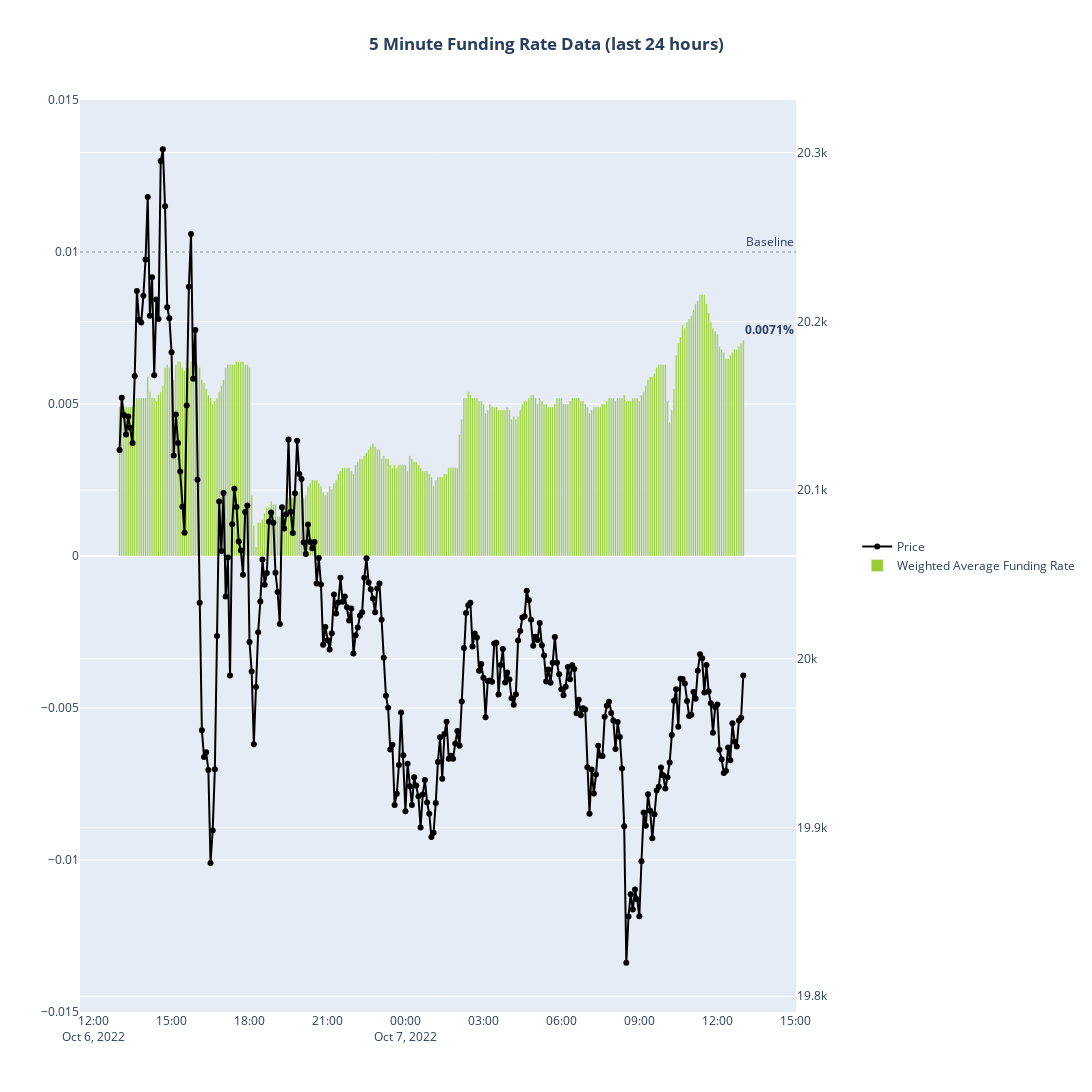

The cell this chart's notebook holds for it:
### Code cell
df = read_csv_sftp('IP_ADDRESS', 'gustavo', '/home/gustavo/btc_futures_data/minute_funding_rate.csv')
#df = pd.read_csv('minute_funding_rate.csv')

df['date'] = pd.to_datetime(df['date'])
df['date'] = df['date'].dt.tz_localize('UTC').dt.tz_convert('Europe/Budapest')

df.set_index('date', inplace=True)

#df.head()

mask_usdt = df['type'] == 'USDT'
mask_token = df['type'] == 'TOKEN'

se_usdt_weighted_mean_funding_rate = df[mask_usdt]['weighted_mean_funding_rate']
se_token_weighted_mean_funding_rate = df[mask_token]['weighted_mean_funding_rate']

se_weighted_mean_funding_rate = round((se_token_weighted_mean_funding_rate + se_usdt_weighted_mean_funding_rate) / 2, 4)


# Chart config

# date filter
h = 24
date_filter = (datetime.datetime.now() - datetime.timedelta(hours = h)).strftime('%Y-%m-%d-%H')

# Instantiate fig with 2 y axis
fig = make_subplots(specs=[[{"secondary_y": True}]])

# Add price plot
fig.add_trace(go.Scatter(x=df[mask_usdt][date_filter:].index, 
                         y=df[mask_usdt][date_filter:]['price'],
                         name="Price",
                         mode='lines+markers',
                         ),
                         secondary_y=True,
                         
             )

# Add funding rate plot
fig.add_trace(go.Bar(x=df[mask_usdt][date_filter:].index, 
                         y=se_weighted_mean_funding_rate[date_filter:],
                         name="Weighted Average Funding Rate"            
                        ),
                        secondary_y=False
                        
             )

# Change axis ranges
#fig.update_yaxes(range=[df[date_filter]['price'].min() - 500 , df['price'][date_filter].max() + 500], secondary_y=True)
fig.update_yaxes(range=[-0.015, 0.015], secondary_y=False)
#fig.update_yaxes(range=[df[date_filter]['weighted_mean_funding_rate'].min() - 0.01 , df[date_filter]['weighted_mean_funding_rate'].max() + 0.01], secondary_y=False)

# Add horizontal line
fig.add_hline(y=0.01, line_dash="dot", opacity=0.3, annotation_text='Baseline')

# Change color of primary y axis
fig.update_traces(marker_color='yellowgreen', secondary_y=False)
fig.update_traces(marker_color='black', secondary_y=True)

# Add annotation to current funding rate
fig.add_annotation(x=df[mask_usdt][date_filter:].index[-1], 
                   y=se_weighted_mean_funding_rate[date_filter:][-1],
                   text='<b>{}%</b>'.format(se_weighted_mean_funding_rate[-1]),
                   showarrow=False,
                   xanchor='left',
                   yanchor='bottom',
                   )


# Add Title and height
fig.update_layout(legend=dict(y=0.5, font_size=12), 
                  height=1200, 
                  width=1800,
                  title='<B>5 Minute Funding Rate Data (last {} hours)</B>'.format(h),
                  title_x=0.5,
                  )



fig.show()

# Get current fear and greed
Image(url= "https://alternative.me/crypto/fear-and-greed-index.png", width=400, height=400)

### Figure 1 — Plotly figure (JSON) as saved in the notebook; plotly's stock layout.template omitted (floating-point values rounded to 4 significant figures; data arrays with more than 128 entries replaced by an {"elided": "..."} marker saying what was removed)
{"data": [{"marker": {"color": "black"}, "mode": "lines+markers", "name": "Price", "type": "scatter", "x": {"elided": "289 str values"}, "xaxis": "x", "y": {"elided": "289 float values"}, "yaxis": "y2"}, {"marker": {"color": "yellowgreen"}, "name": "Weighted Average Funding Rate", "type": "bar", "x": {"elided": "289 str values"}, "xaxis": "x", "y": {"elided": "289 float values"}, "yaxis": "y"}], "layout": {"annotations": [{"showarrow": false, "text": "Baseline", "x": 1, "xanchor": "right", "xref": "x domain", "y": 0.01, "yanchor": "bottom", "yref": "y"}, {"showarrow": false, "text": "<b>0.0071%</b>", "x": "2022-10-07T13:00:00+02:00", "xanchor": "left", "y": 0.0071, "yanchor": "bottom"}], "height": 1200, "legend": {"font": {"size": 12}, "y": 0.5}, "shapes": [{"line": {"dash": "dot"}, "opacity": 0.3, "type": "line", "x0": 0, "x1": 1, "xref": "x domain", "y0": 0.01, "y1": 0.01, "yref": "y"}], "title": {"text": "<B>5 Minute Funding Rate Data (last 24 hours)</B>", "x": 0.5}, "width": 1800, "xaxis": {"anchor": "y", "domain": [0, 0.94]}, "yaxis": {"anchor": "x", "domain": [0, 1], "range": [-0.015, 0.015]}, "yaxis2": {"anchor": "x", "overlaying": "y", "side": "right"}}}
